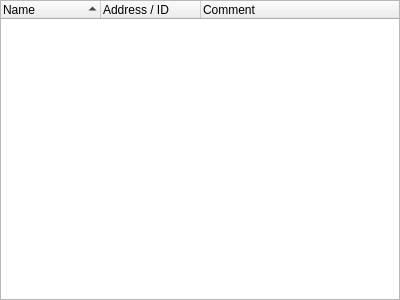
<?xml version="1.0" encoding="UTF-8"?>
<ui version="4.0">
 <class>RouterGroupWidget</class>
 <widget class="QWidget" name="RouterGroupWidget">
  <property name="geometry">
   <rect>
    <x>0</x>
    <y>0</y>
    <width>400</width>
    <height>300</height>
   </rect>
  </property>
  <layout class="QVBoxLayout" name="verticalLayout">
   <property name="leftMargin">
    <number>0</number>
   </property>
   <property name="topMargin">
    <number>0</number>
   </property>
   <property name="rightMargin">
    <number>0</number>
   </property>
   <property name="bottomMargin">
    <number>0</number>
   </property>
   <item>
    <widget class="QTreeWidget" name="tree_computer">
     <property name="contextMenuPolicy">
      <enum>Qt::ContextMenuPolicy::CustomContextMenu</enum>
     </property>
     <property name="selectionBehavior">
      <enum>QAbstractItemView::SelectionBehavior::SelectRows</enum>
     </property>
     <property name="indentation">
      <number>0</number>
     </property>
     <property name="sortingEnabled">
      <bool>true</bool>
     </property>
     <property name="columnCount">
      <number>3</number>
     </property>
     <column>
      <property name="text">
       <string>Name</string>
      </property>
     </column>
     <column>
      <property name="text">
       <string>Address / ID</string>
      </property>
     </column>
     <column>
      <property name="text">
       <string>Comment</string>
      </property>
     </column>
    </widget>
   </item>
  </layout>
 </widget>
 <resources/>
 <connections/>
</ui>
